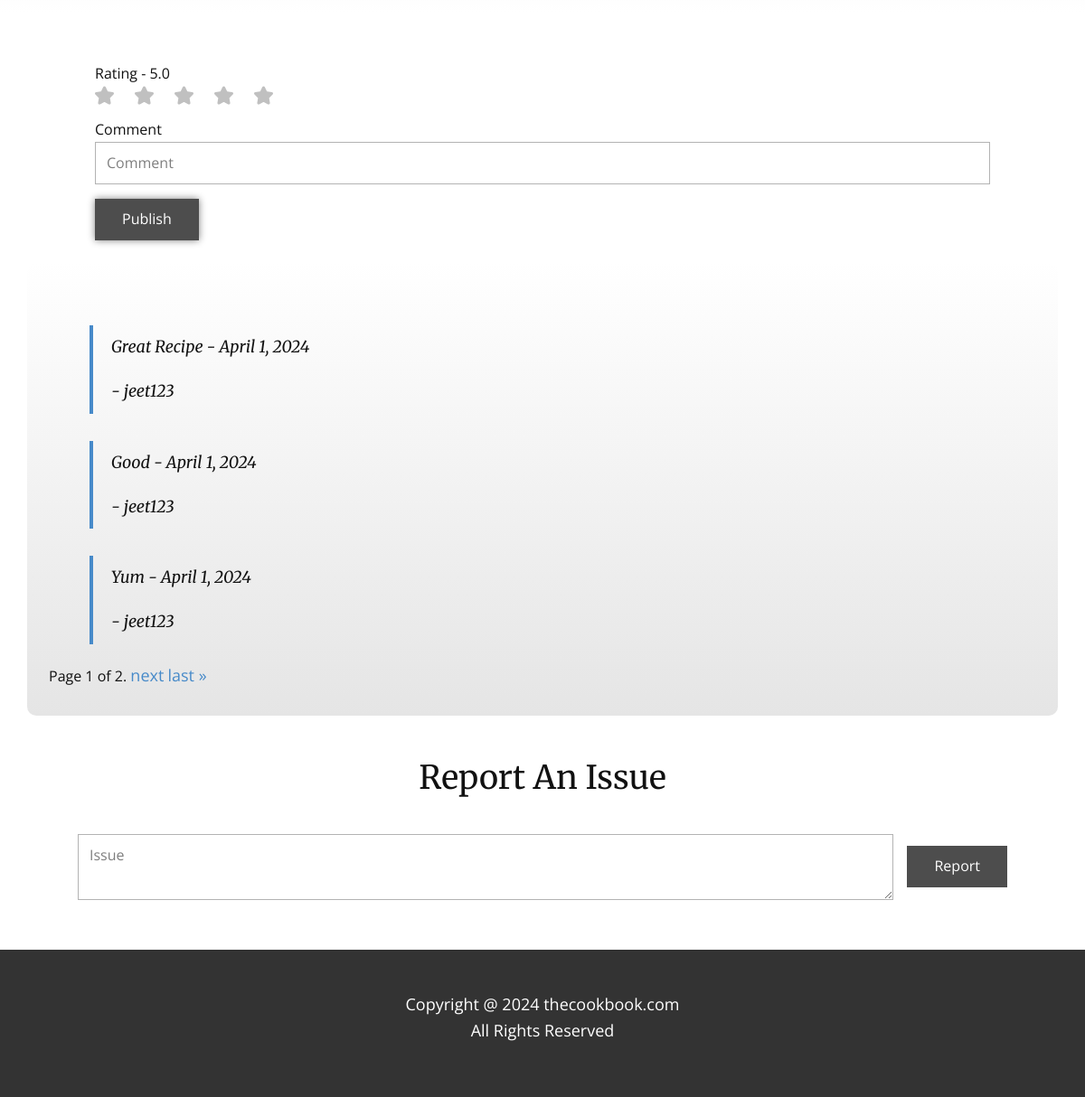
Page /vrecipe/2/ (signed in, lower part) on the earlier database version.
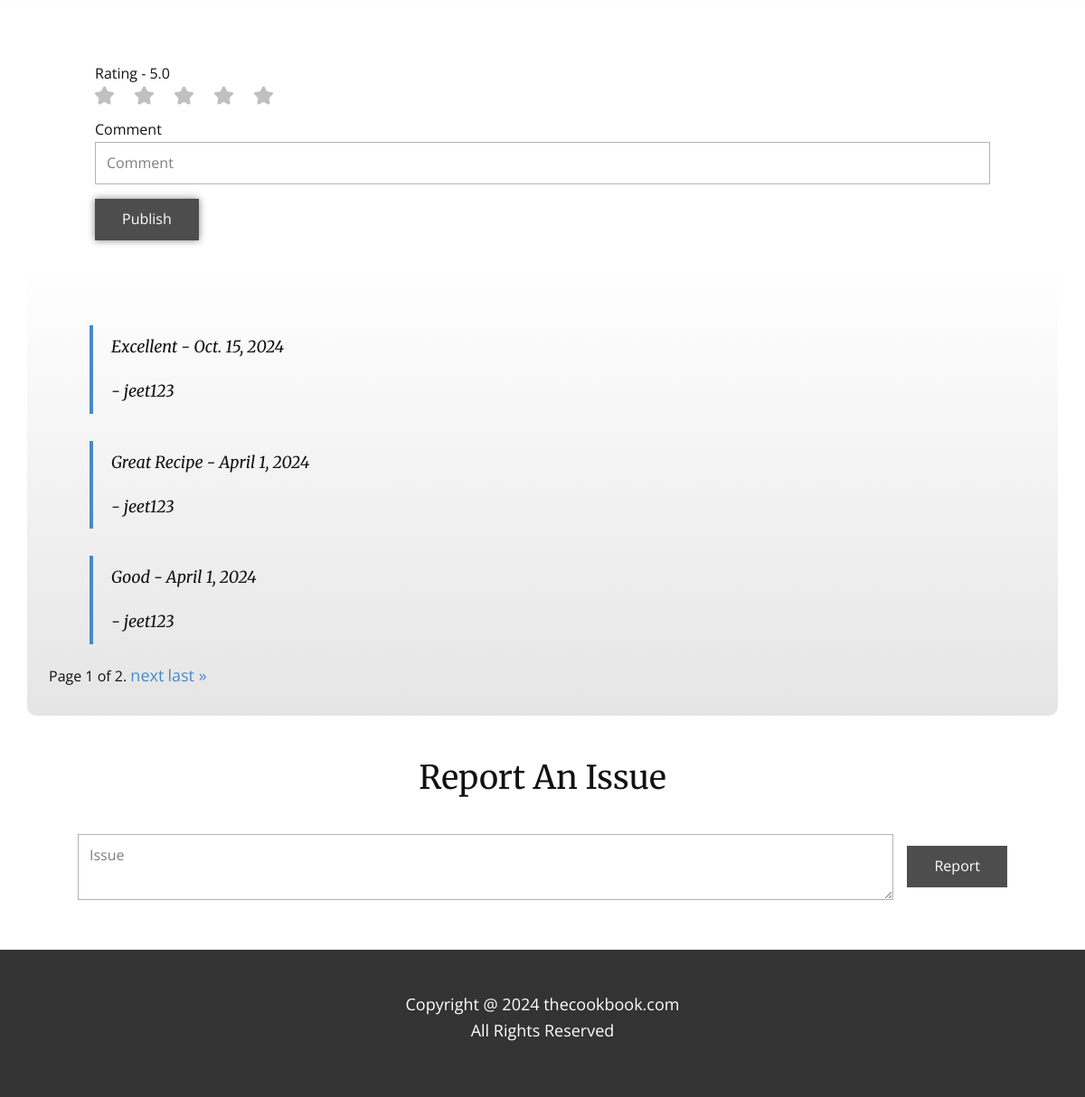
Same page on the later database version.
### TCB/models.py (models this page shows)
class Comment(models.Model):
    user = models.ForeignKey(User, on_delete=models.CASCADE)
    recipe = models.ForeignKey(Recipe, on_delete=models.CASCADE)
    comment = models.TextField()
    date = models.DateField(auto_now_add=True)
    class Meta:
        ordering = ['-date']

### TCB/views.py (the view)
# urls.py: path('vrecipe/<int:recipe_id>/',views.vrecipe,name="vrecipe"),
@login_required(login_url='/login')
def vrecipe(request,recipe_id):
    recipe = get_object_or_404(Recipe, recipe_id=recipe_id)
    user = request.user
    comment = Comment.objects.filter(user=user,recipe=recipe).first()
    all_comments = Comment.objects.filter(recipe=recipe)
    paginator = Paginator(all_comments,3)
    page_number = request.GET.get('page')
    try:
        comments = paginator.page(page_number)
    except PageNotAnInteger:
        comments = paginator.page(1)
    except EmptyPage:
        comments = paginator.page(paginator.num_pages)
    context={
        'recipe' : recipe,
        'comment' : comment,
        'comments' : comments,
    }
    return render(request,"vrecipe.html",context)

### templates/vrecipe.html (shortened to what the changed rows need)
{% load static %}
<!DOCTYPE html>
<html style="font-size: 16px;" lang="en">
  <head>
    <link rel="stylesheet" href="{% static 'nicepage.css' %}" media="screen" />
    <link rel="stylesheet" href="{% static 'vrecipe.css' %}" media="screen" />
  </head>
  <body data-path-to-root="./" data-include-products="false" class="u-body u-xl-mode" data-lang="en">
    <form action="comment" method="post">
    <section class="u-align-center u-clearfix u-section-3" id="sec-1959">
      <div class="u-clearfix u-sheet u-valign-middle-xs u-sheet-1">
        <div class="u-container-style u-expanded-width u-gradient u-group u-radius u-shape-round u-group-1">
          <div class="u-container-layout u-valign-bottom-lg u-valign-bottom-md u-valign-bottom-sm u-valign-bottom-xl u-container-layout-1">
            <div class="u-expanded-width-xs u-list u-list-1">
              <div id="comments-section" class="u-repeater u-repeater-1">
                {% for x in comments %}
                <div class="u-container-style u-list-item u-repeater-item">
                  <div class="u-container-layout u-similar-container u-valign-middle u-container-layout-3">
                    <blockquote class="u-custom-font u-font-merriweather u-text u-text-default u-text-2">{{ x.comment }} - {{ x.date }}
                      <p class="u-text u-custom-font u-font-merriweather u-text-default u-text-5"> - {{x.user.username}}</p>
                    </blockquote>
                  </div>
                </div>
                {% endfor %}
              </div>
            </div>
          </div>
        </div>
      </div>
    </section>
    </form>
  </body>
</html>

Differences in the rows shown:
no longer on this page (row unchanged): Comment: comment "Yum", date "April 1, 2024", user.username "jeet123"
added Comment: comment "Excellent", date "Oct. 15, 2024", user.username "jeet123"
